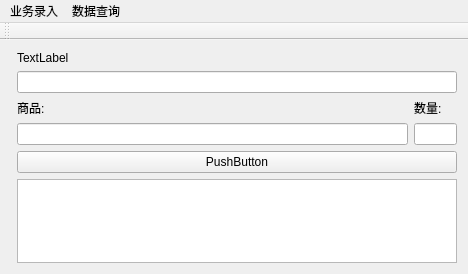
<?xml version="1.0" encoding="UTF-8"?>
<ui version="4.0">
 <class>WareMgr</class>
 <widget class="QMainWindow" name="WareMgr">
  <property name="geometry">
   <rect>
    <x>0</x>
    <y>0</y>
    <width>468</width>
    <height>274</height>
   </rect>
  </property>
  <property name="sizePolicy">
   <sizepolicy hsizetype="Expanding" vsizetype="Expanding">
    <horstretch>0</horstretch>
    <verstretch>0</verstretch>
   </sizepolicy>
  </property>
  <property name="windowTitle">
   <string>WareMgr</string>
  </property>
  <widget class="QWidget" name="centralWidget">
   <layout class="QFormLayout" name="formLayout_2">
    <item row="0" column="1">
     <layout class="QVBoxLayout" name="verticalLayout">
      <item>
       <widget class="QLabel" name="label">
        <property name="text">
         <string>TextLabel</string>
        </property>
       </widget>
      </item>
      <item>
       <widget class="QLineEdit" name="lineEdit"/>
      </item>
      <item>
       <layout class="QHBoxLayout" name="horizontalLayout" stretch="9,1">
        <item>
         <layout class="QVBoxLayout" name="verticalLayout_2">
          <item>
           <widget class="QLabel" name="label_2">
            <property name="text">
             <string>商品:</string>
            </property>
           </widget>
          </item>
          <item>
           <widget class="QLineEdit" name="lineEdit_2"/>
          </item>
         </layout>
        </item>
        <item>
         <layout class="QVBoxLayout" name="verticalLayout_3">
          <property name="sizeConstraint">
           <enum>QLayout::SetDefaultConstraint</enum>
          </property>
          <item>
           <widget class="QLabel" name="label_3">
            <property name="text">
             <string>数量:</string>
            </property>
           </widget>
          </item>
          <item>
           <widget class="QLineEdit" name="lineEdit_3"/>
          </item>
         </layout>
        </item>
       </layout>
      </item>
      <item>
       <widget class="QPushButton" name="pushButton">
        <property name="text">
         <string>PushButton</string>
        </property>
       </widget>
      </item>
     </layout>
    </item>
    <item row="1" column="1">
     <widget class="QTreeView" name="treeView">
      <property name="sizePolicy">
       <sizepolicy hsizetype="Expanding" vsizetype="Expanding">
        <horstretch>0</horstretch>
        <verstretch>0</verstretch>
       </sizepolicy>
      </property>
      <property name="maximumSize">
       <size>
        <width>16777215</width>
        <height>16777215</height>
       </size>
      </property>
      <property name="sizeIncrement">
       <size>
        <width>1000</width>
        <height>1000</height>
       </size>
      </property>
     </widget>
    </item>
   </layout>
  </widget>
  <widget class="QMenuBar" name="menuBar">
   <property name="geometry">
    <rect>
     <x>0</x>
     <y>0</y>
     <width>468</width>
     <height>23</height>
    </rect>
   </property>
   <widget class="QMenu" name="menu">
    <property name="title">
     <string>业务录入</string>
    </property>
    <addaction name="action"/>
    <addaction name="action_2"/>
   </widget>
   <widget class="QMenu" name="menu_2">
    <property name="title">
     <string>数据查询</string>
    </property>
   </widget>
   <addaction name="menu"/>
   <addaction name="menu_2"/>
  </widget>
  <widget class="QToolBar" name="mainToolBar">
   <attribute name="toolBarArea">
    <enum>TopToolBarArea</enum>
   </attribute>
   <attribute name="toolBarBreak">
    <bool>false</bool>
   </attribute>
  </widget>
  <action name="action">
   <property name="text">
    <string>入库</string>
   </property>
  </action>
  <action name="action_2">
   <property name="text">
    <string>出库</string>
   </property>
  </action>
 </widget>
 <layoutdefault spacing="6" margin="11"/>
 <resources/>
 <connections/>
</ui>
